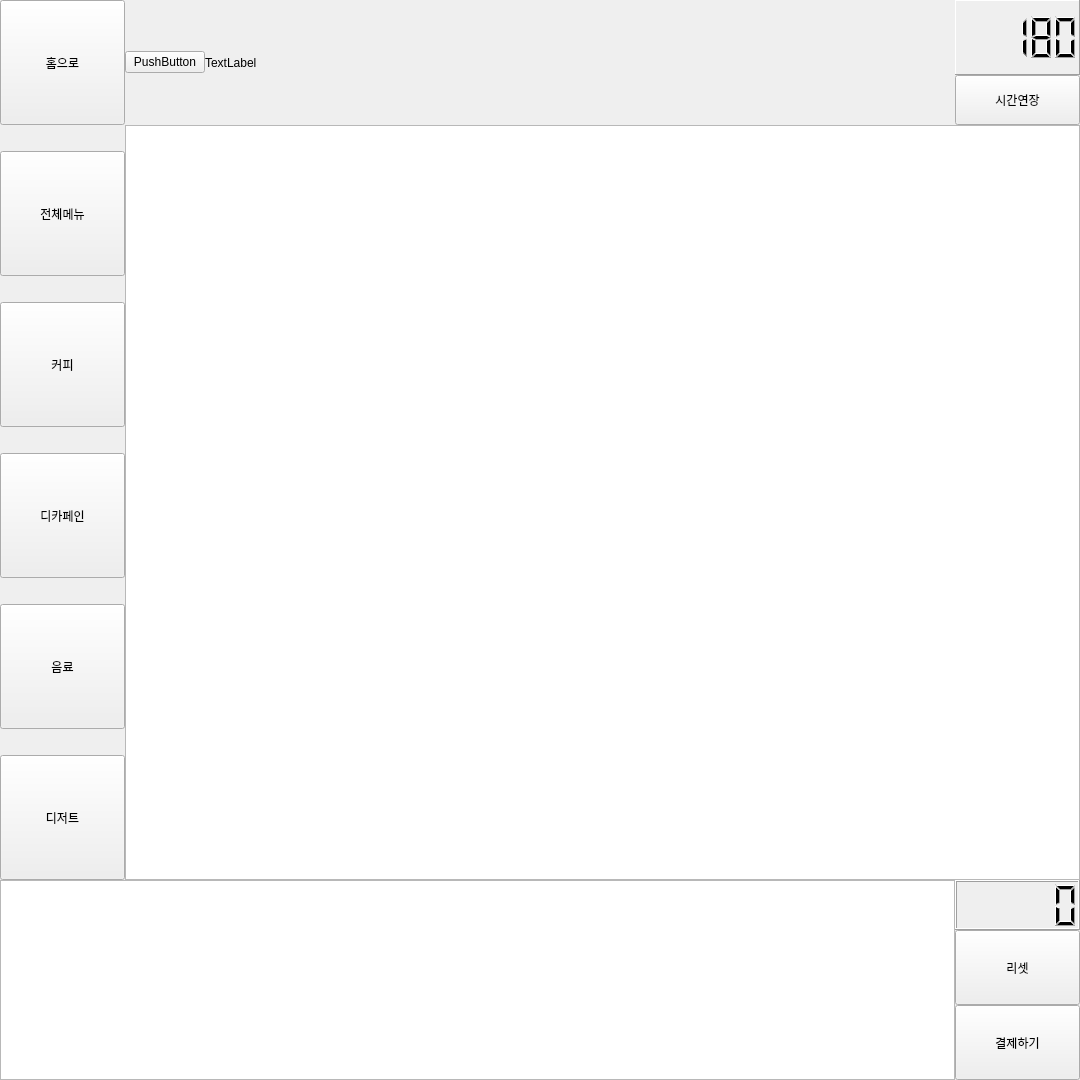
<?xml version="1.0" encoding="UTF-8"?>
<ui version="4.0">
 <class>MainWindow</class>
 <widget class="QMainWindow" name="MainWindow">
  <property name="geometry">
   <rect>
    <x>0</x>
    <y>0</y>
    <width>1080</width>
    <height>1080</height>
   </rect>
  </property>
  <property name="sizePolicy">
   <sizepolicy hsizetype="Minimum" vsizetype="Minimum">
    <horstretch>0</horstretch>
    <verstretch>0</verstretch>
   </sizepolicy>
  </property>
  <property name="minimumSize">
   <size>
    <width>1080</width>
    <height>1080</height>
   </size>
  </property>
  <property name="maximumSize">
   <size>
    <width>16777215</width>
    <height>16777215</height>
   </size>
  </property>
  <property name="windowTitle">
   <string>MainWindow</string>
  </property>
  <widget class="QWidget" name="centralwidget">
   <property name="sizePolicy">
    <sizepolicy hsizetype="Fixed" vsizetype="Fixed">
     <horstretch>0</horstretch>
     <verstretch>0</verstretch>
    </sizepolicy>
   </property>
   <layout class="QGridLayout" name="main_Layout">
    <property name="leftMargin">
     <number>0</number>
    </property>
    <property name="topMargin">
     <number>0</number>
    </property>
    <property name="rightMargin">
     <number>0</number>
    </property>
    <property name="bottomMargin">
     <number>0</number>
    </property>
    <item row="0" column="0">
     <layout class="QGridLayout" name="gridLayout">
      <item row="1" column="0">
       <widget class="QStackedWidget" name="mainPage">
        <property name="sizePolicy">
         <sizepolicy hsizetype="Fixed" vsizetype="Fixed">
          <horstretch>0</horstretch>
          <verstretch>0</verstretch>
         </sizepolicy>
        </property>
        <property name="minimumSize">
         <size>
          <width>1080</width>
          <height>1080</height>
         </size>
        </property>
        <property name="maximumSize">
         <size>
          <width>1080</width>
          <height>1080</height>
         </size>
        </property>
        <property name="currentIndex">
         <number>2</number>
        </property>
        <widget class="QWidget" name="initPage">
         <layout class="QGridLayout" name="gridLayout_5">
          <property name="leftMargin">
           <number>0</number>
          </property>
          <property name="topMargin">
           <number>0</number>
          </property>
          <property name="rightMargin">
           <number>0</number>
          </property>
          <property name="bottomMargin">
           <number>0</number>
          </property>
          <item row="0" column="0">
           <layout class="QGridLayout" name="initPage_Layout">
            <item row="0" column="0">
             <widget class="QFrame" name="topLeft">
              <property name="minimumSize">
               <size>
                <width>40</width>
                <height>40</height>
               </size>
              </property>
              <property name="maximumSize">
               <size>
                <width>40</width>
                <height>40</height>
               </size>
              </property>
              <property name="frameShape">
               <enum>QFrame::StyledPanel</enum>
              </property>
              <property name="frameShadow">
               <enum>QFrame::Raised</enum>
              </property>
             </widget>
            </item>
            <item row="1" column="1">
             <widget class="QPushButton" name="btn_toSelectPage">
              <property name="sizePolicy">
               <sizepolicy hsizetype="Maximum" vsizetype="Maximum">
                <horstretch>0</horstretch>
                <verstretch>0</verstretch>
               </sizepolicy>
              </property>
              <property name="maximumSize">
               <size>
                <width>1000</width>
                <height>1000</height>
               </size>
              </property>
              <property name="text">
               <string>시작하기</string>
              </property>
             </widget>
            </item>
            <item row="2" column="0">
             <widget class="QFrame" name="bottomLeft">
              <property name="minimumSize">
               <size>
                <width>40</width>
                <height>40</height>
               </size>
              </property>
              <property name="maximumSize">
               <size>
                <width>40</width>
                <height>40</height>
               </size>
              </property>
              <property name="frameShape">
               <enum>QFrame::StyledPanel</enum>
              </property>
              <property name="frameShadow">
               <enum>QFrame::Raised</enum>
              </property>
             </widget>
            </item>
            <item row="2" column="2">
             <widget class="QFrame" name="bottomRight">
              <property name="minimumSize">
               <size>
                <width>40</width>
                <height>40</height>
               </size>
              </property>
              <property name="maximumSize">
               <size>
                <width>40</width>
                <height>40</height>
               </size>
              </property>
              <property name="frameShape">
               <enum>QFrame::StyledPanel</enum>
              </property>
              <property name="frameShadow">
               <enum>QFrame::Raised</enum>
              </property>
             </widget>
            </item>
            <item row="0" column="2">
             <widget class="QPushButton" name="btn_quit">
              <property name="minimumSize">
               <size>
                <width>40</width>
                <height>40</height>
               </size>
              </property>
              <property name="maximumSize">
               <size>
                <width>40</width>
                <height>40</height>
               </size>
              </property>
              <property name="text">
               <string>QUIT</string>
              </property>
             </widget>
            </item>
           </layout>
          </item>
         </layout>
        </widget>
        <widget class="QWidget" name="selectPage">
         <layout class="QGridLayout" name="gridLayout_4">
          <property name="leftMargin">
           <number>0</number>
          </property>
          <property name="topMargin">
           <number>0</number>
          </property>
          <property name="rightMargin">
           <number>0</number>
          </property>
          <property name="bottomMargin">
           <number>0</number>
          </property>
          <item row="0" column="0">
           <layout class="QVBoxLayout" name="verticalLayout">
            <item>
             <widget class="QPushButton" name="btn_toDefaultMenuPage">
              <property name="sizePolicy">
               <sizepolicy hsizetype="MinimumExpanding" vsizetype="MinimumExpanding">
                <horstretch>0</horstretch>
                <verstretch>0</verstretch>
               </sizepolicy>
              </property>
              <property name="text">
               <string>일반 주문</string>
              </property>
             </widget>
            </item>
            <item>
             <widget class="QPushButton" name="btn_toVoiceOrderPage">
              <property name="sizePolicy">
               <sizepolicy hsizetype="MinimumExpanding" vsizetype="MinimumExpanding">
                <horstretch>0</horstretch>
                <verstretch>0</verstretch>
               </sizepolicy>
              </property>
              <property name="text">
               <string>음성 주문</string>
              </property>
             </widget>
            </item>
           </layout>
          </item>
         </layout>
        </widget>
        <widget class="QWidget" name="defaultMenuPage">
         <layout class="QGridLayout" name="gridLayout_3">
          <property name="leftMargin">
           <number>0</number>
          </property>
          <property name="topMargin">
           <number>0</number>
          </property>
          <property name="rightMargin">
           <number>0</number>
          </property>
          <property name="bottomMargin">
           <number>0</number>
          </property>
          <property name="spacing">
           <number>0</number>
          </property>
          <item row="1" column="3" colspan="3">
           <layout class="QHBoxLayout" name="middle_Layout">
            <property name="spacing">
             <number>0</number>
            </property>
            <item>
             <layout class="QVBoxLayout" name="catalog_List">
              <property name="spacing">
               <number>0</number>
              </property>
              <item>
               <spacer name="verticalSpacer_9">
                <property name="orientation">
                 <enum>Qt::Vertical</enum>
                </property>
                <property name="sizeHint" stdset="0">
                 <size>
                  <width>20</width>
                  <height>40</height>
                 </size>
                </property>
               </spacer>
              </item>
              <item>
               <widget class="QPushButton" name="btn_catalog_1">
                <property name="sizePolicy">
                 <sizepolicy hsizetype="Fixed" vsizetype="Fixed">
                  <horstretch>0</horstretch>
                  <verstretch>0</verstretch>
                 </sizepolicy>
                </property>
                <property name="minimumSize">
                 <size>
                  <width>125</width>
                  <height>125</height>
                 </size>
                </property>
                <property name="text">
                 <string>전체메뉴</string>
                </property>
               </widget>
              </item>
              <item>
               <spacer name="verticalSpacer">
                <property name="orientation">
                 <enum>Qt::Vertical</enum>
                </property>
                <property name="sizeHint" stdset="0">
                 <size>
                  <width>20</width>
                  <height>40</height>
                 </size>
                </property>
               </spacer>
              </item>
              <item>
               <widget class="QPushButton" name="btn_catalog_2">
                <property name="sizePolicy">
                 <sizepolicy hsizetype="Fixed" vsizetype="Fixed">
                  <horstretch>0</horstretch>
                  <verstretch>0</verstretch>
                 </sizepolicy>
                </property>
                <property name="minimumSize">
                 <size>
                  <width>125</width>
                  <height>125</height>
                 </size>
                </property>
                <property name="text">
                 <string>커피</string>
                </property>
               </widget>
              </item>
              <item>
               <spacer name="verticalSpacer_2">
                <property name="orientation">
                 <enum>Qt::Vertical</enum>
                </property>
                <property name="sizeHint" stdset="0">
                 <size>
                  <width>20</width>
                  <height>40</height>
                 </size>
                </property>
               </spacer>
              </item>
              <item>
               <widget class="QPushButton" name="btn_catalog_3">
                <property name="sizePolicy">
                 <sizepolicy hsizetype="Fixed" vsizetype="Fixed">
                  <horstretch>0</horstretch>
                  <verstretch>0</verstretch>
                 </sizepolicy>
                </property>
                <property name="minimumSize">
                 <size>
                  <width>125</width>
                  <height>125</height>
                 </size>
                </property>
                <property name="text">
                 <string>디카페인</string>
                </property>
               </widget>
              </item>
              <item>
               <spacer name="verticalSpacer_3">
                <property name="orientation">
                 <enum>Qt::Vertical</enum>
                </property>
                <property name="sizeHint" stdset="0">
                 <size>
                  <width>20</width>
                  <height>40</height>
                 </size>
                </property>
               </spacer>
              </item>
              <item>
               <widget class="QPushButton" name="btn_catalog_4">
                <property name="sizePolicy">
                 <sizepolicy hsizetype="Fixed" vsizetype="Fixed">
                  <horstretch>0</horstretch>
                  <verstretch>0</verstretch>
                 </sizepolicy>
                </property>
                <property name="minimumSize">
                 <size>
                  <width>125</width>
                  <height>125</height>
                 </size>
                </property>
                <property name="text">
                 <string>음료</string>
                </property>
               </widget>
              </item>
              <item>
               <spacer name="verticalSpacer_4">
                <property name="orientation">
                 <enum>Qt::Vertical</enum>
                </property>
                <property name="sizeHint" stdset="0">
                 <size>
                  <width>20</width>
                  <height>40</height>
                 </size>
                </property>
               </spacer>
              </item>
              <item>
               <widget class="QPushButton" name="btn_catalog_5">
                <property name="sizePolicy">
                 <sizepolicy hsizetype="Fixed" vsizetype="Fixed">
                  <horstretch>0</horstretch>
                  <verstretch>0</verstretch>
                 </sizepolicy>
                </property>
                <property name="minimumSize">
                 <size>
                  <width>125</width>
                  <height>125</height>
                 </size>
                </property>
                <property name="text">
                 <string>디저트</string>
                </property>
               </widget>
              </item>
             </layout>
            </item>
            <item>
             <widget class="QListWidget" name="menuListWidget">
              <property name="focusPolicy">
               <enum>Qt::NoFocus</enum>
              </property>
              <property name="contextMenuPolicy">
               <enum>Qt::NoContextMenu</enum>
              </property>
              <property name="autoScroll">
               <bool>false</bool>
              </property>
              <property name="editTriggers">
               <set>QAbstractItemView::NoEditTriggers</set>
              </property>
              <property name="showDropIndicator" stdset="0">
               <bool>false</bool>
              </property>
              <property name="selectionMode">
               <enum>QAbstractItemView::NoSelection</enum>
              </property>
              <property name="verticalScrollMode">
               <enum>QAbstractItemView::ScrollPerPixel</enum>
              </property>
             </widget>
            </item>
           </layout>
          </item>
          <item row="2" column="3" colspan="3">
           <layout class="QHBoxLayout" name="bottom_Layout">
            <property name="spacing">
             <number>0</number>
            </property>
            <item>
             <widget class="QListWidget" name="cartListWidget">
              <property name="editTriggers">
               <set>QAbstractItemView::NoEditTriggers</set>
              </property>
              <property name="isWrapping" stdset="0">
               <bool>false</bool>
              </property>
              <property name="resizeMode">
               <enum>QListView::Fixed</enum>
              </property>
              <property name="layoutMode">
               <enum>QListView::SinglePass</enum>
              </property>
              <property name="gridSize">
               <size>
                <width>0</width>
                <height>50</height>
               </size>
              </property>
             </widget>
            </item>
            <item>
             <layout class="QVBoxLayout" name="PricePurchase_Layout">
              <property name="spacing">
               <number>0</number>
              </property>
              <item>
               <widget class="QLCDNumber" name="lcd_Price">
                <property name="sizePolicy">
                 <sizepolicy hsizetype="Fixed" vsizetype="MinimumExpanding">
                  <horstretch>0</horstretch>
                  <verstretch>0</verstretch>
                 </sizepolicy>
                </property>
                <property name="minimumSize">
                 <size>
                  <width>125</width>
                  <height>50</height>
                 </size>
                </property>
                <property name="maximumSize">
                 <size>
                  <width>16777215</width>
                  <height>50</height>
                 </size>
                </property>
               </widget>
              </item>
              <item>
               <widget class="QPushButton" name="btn_resetShoppingCart">
                <property name="minimumSize">
                 <size>
                  <width>125</width>
                  <height>75</height>
                 </size>
                </property>
                <property name="text">
                 <string>리셋</string>
                </property>
               </widget>
              </item>
              <item>
               <widget class="QPushButton" name="btn_toCheckOrderPage">
                <property name="sizePolicy">
                 <sizepolicy hsizetype="Fixed" vsizetype="Fixed">
                  <horstretch>0</horstretch>
                  <verstretch>0</verstretch>
                 </sizepolicy>
                </property>
                <property name="minimumSize">
                 <size>
                  <width>125</width>
                  <height>75</height>
                 </size>
                </property>
                <property name="text">
                 <string>결제하기</string>
                </property>
               </widget>
              </item>
             </layout>
            </item>
           </layout>
          </item>
          <item row="0" column="3" colspan="3">
           <layout class="QHBoxLayout" name="top_Layout">
            <property name="spacing">
             <number>0</number>
            </property>
            <item>
             <layout class="QHBoxLayout" name="horizontalLayout">
              <item>
               <widget class="QPushButton" name="btn_toInitPage">
                <property name="sizePolicy">
                 <sizepolicy hsizetype="Fixed" vsizetype="Fixed">
                  <horstretch>0</horstretch>
                  <verstretch>0</verstretch>
                 </sizepolicy>
                </property>
                <property name="minimumSize">
                 <size>
                  <width>125</width>
                  <height>125</height>
                 </size>
                </property>
                <property name="text">
                 <string>홈으로</string>
                </property>
               </widget>
              </item>
              <item>
               <widget class="QPushButton" name="pushButton">
                <property name="text">
                 <string>PushButton</string>
                </property>
               </widget>
              </item>
              <item>
               <widget class="QLabel" name="label">
                <property name="sizePolicy">
                 <sizepolicy hsizetype="Expanding" vsizetype="Fixed">
                  <horstretch>0</horstretch>
                  <verstretch>0</verstretch>
                 </sizepolicy>
                </property>
                <property name="minimumSize">
                 <size>
                  <width>0</width>
                  <height>125</height>
                 </size>
                </property>
                <property name="text">
                 <string>TextLabel</string>
                </property>
               </widget>
              </item>
             </layout>
            </item>
            <item>
             <layout class="QVBoxLayout" name="verticalLayout_2">
              <property name="spacing">
               <number>0</number>
              </property>
              <property name="sizeConstraint">
               <enum>QLayout::SetDefaultConstraint</enum>
              </property>
              <item>
               <widget class="QLCDNumber" name="lcd_Timer">
                <property name="sizePolicy">
                 <sizepolicy hsizetype="Fixed" vsizetype="Fixed">
                  <horstretch>0</horstretch>
                  <verstretch>0</verstretch>
                 </sizepolicy>
                </property>
                <property name="minimumSize">
                 <size>
                  <width>125</width>
                  <height>75</height>
                 </size>
                </property>
                <property name="frameShape">
                 <enum>QFrame::Panel</enum>
                </property>
                <property name="lineWidth">
                 <number>1</number>
                </property>
                <property name="midLineWidth">
                 <number>0</number>
                </property>
                <property name="intValue" stdset="0">
                 <number>180</number>
                </property>
               </widget>
              </item>
              <item>
               <widget class="QPushButton" name="timer_addTime">
                <property name="sizePolicy">
                 <sizepolicy hsizetype="Fixed" vsizetype="Fixed">
                  <horstretch>0</horstretch>
                  <verstretch>0</verstretch>
                 </sizepolicy>
                </property>
                <property name="minimumSize">
                 <size>
                  <width>125</width>
                  <height>50</height>
                 </size>
                </property>
                <property name="text">
                 <string>시간연장</string>
                </property>
               </widget>
              </item>
             </layout>
            </item>
           </layout>
          </item>
         </layout>
        </widget>
        <widget class="QWidget" name="voiceOrderPage">
         <widget class="QTextBrowser" name="textBrowser">
          <property name="geometry">
           <rect>
            <x>9</x>
            <y>9</y>
            <width>256</width>
            <height>192</height>
           </rect>
          </property>
          <property name="html">
           <string>&lt;!DOCTYPE HTML PUBLIC &quot;-//W3C//DTD HTML 4.0//EN&quot; &quot;http://www.w3.org/TR/REC-html40/strict.dtd&quot;&gt;
&lt;html&gt;&lt;head&gt;&lt;meta name=&quot;qrichtext&quot; content=&quot;1&quot; /&gt;&lt;style type=&quot;text/css&quot;&gt;
p, li { white-space: pre-wrap; }
&lt;/style&gt;&lt;/head&gt;&lt;body style=&quot; font-family:'Gulim'; font-size:9pt; font-weight:400; font-style:normal;&quot;&gt;
&lt;p align=&quot;center&quot; style=&quot; margin-top:0px; margin-bottom:0px; margin-left:0px; margin-right:0px; -qt-block-indent:0; text-indent:0px;&quot;&gt;음성주문Page&lt;/p&gt;
&lt;p align=&quot;center&quot; style=&quot; margin-top:0px; margin-bottom:0px; margin-left:0px; margin-right:0px; -qt-block-indent:0; text-indent:0px;&quot;&gt;voiceOrderPage&lt;/p&gt;&lt;/body&gt;&lt;/html&gt;</string>
          </property>
         </widget>
         <widget class="QPushButton" name="pushButton_2">
          <property name="geometry">
           <rect>
            <x>340</x>
            <y>20</y>
            <width>151</width>
            <height>141</height>
           </rect>
          </property>
          <property name="text">
           <string/>
          </property>
         </widget>
        </widget>
       </widget>
      </item>
     </layout>
    </item>
   </layout>
  </widget>
 </widget>
 <resources/>
 <connections>
  <connection>
   <sender>pushButton_2</sender>
   <signal>clicked()</signal>
   <receiver>MainWindow</receiver>
   <slot>mainPage_toInit()</slot>
   <hints>
    <hint type="sourcelabel">
     <x>398</x>
     <y>67</y>
    </hint>
    <hint type="destinationlabel">
     <x>748</x>
     <y>101</y>
    </hint>
   </hints>
  </connection>
  <connection>
   <sender>btn_toSelectPage</sender>
   <signal>clicked()</signal>
   <receiver>MainWindow</receiver>
   <slot>mainPage_toSelect()</slot>
   <hints>
    <hint type="sourcelabel">
     <x>65</x>
     <y>18</y>
    </hint>
    <hint type="destinationlabel">
     <x>759</x>
     <y>200</y>
    </hint>
   </hints>
  </connection>
  <connection>
   <sender>btn_toInitPage</sender>
   <signal>clicked()</signal>
   <receiver>MainWindow</receiver>
   <slot>mainPage_toInit()</slot>
   <hints>
    <hint type="sourcelabel">
     <x>41</x>
     <y>41</y>
    </hint>
    <hint type="destinationlabel">
     <x>-93</x>
     <y>41</y>
    </hint>
   </hints>
  </connection>
  <connection>
   <sender>timer_addTime</sender>
   <signal>clicked()</signal>
   <receiver>MainWindow</receiver>
   <slot>add_timer()</slot>
   <hints>
    <hint type="sourcelabel">
     <x>1008</x>
     <y>81</y>
    </hint>
    <hint type="destinationlabel">
     <x>1100</x>
     <y>163</y>
    </hint>
   </hints>
  </connection>
  <connection>
   <sender>btn_quit</sender>
   <signal>clicked()</signal>
   <receiver>MainWindow</receiver>
   <slot>close()</slot>
   <hints>
    <hint type="sourcelabel">
     <x>111</x>
     <y>37</y>
    </hint>
    <hint type="destinationlabel">
     <x>1351</x>
     <y>159</y>
    </hint>
   </hints>
  </connection>
  <connection>
   <sender>btn_toVoiceOrderPage</sender>
   <signal>clicked()</signal>
   <receiver>MainWindow</receiver>
   <slot>mainPage_toVoice()</slot>
   <hints>
    <hint type="sourcelabel">
     <x>99</x>
     <y>29</y>
    </hint>
    <hint type="destinationlabel">
     <x>701</x>
     <y>509</y>
    </hint>
   </hints>
  </connection>
  <connection>
   <sender>btn_toDefaultMenuPage</sender>
   <signal>clicked()</signal>
   <receiver>MainWindow</receiver>
   <slot>mainPage_toDefault()</slot>
   <hints>
    <hint type="sourcelabel">
     <x>99</x>
     <y>12</y>
    </hint>
    <hint type="destinationlabel">
     <x>736</x>
     <y>194</y>
    </hint>
   </hints>
  </connection>
  <connection>
   <sender>pushButton</sender>
   <signal>clicked()</signal>
   <receiver>MainWindow</receiver>
   <slot>btnTEST()</slot>
   <hints>
    <hint type="sourcelabel">
     <x>165</x>
     <y>60</y>
    </hint>
    <hint type="destinationlabel">
     <x>-53</x>
     <y>84</y>
    </hint>
   </hints>
  </connection>
 </connections>
 <slots>
  <slot>mainPage_toInit()</slot>
  <slot>mainPage_toSelect()</slot>
  <slot>mainPage_toDefault()</slot>
  <slot>mainPage_toVoice()</slot>
  <slot>popup_checkOrder()</slot>
  <slot>add_timer()</slot>
  <slot>menu1_Clicked()</slot>
  <slot>btn_MenuPrev()</slot>
  <slot>btn_MenuNext()</slot>
  <slot>btn_Menu(ALL)</slot>
  <slot>btn_MenuALL()</slot>
  <slot>btn_MenuCoffee()</slot>
  <slot>btn_MenuDeCaffeine()</slot>
  <slot>btn_MenuDrinks()</slot>
  <slot>btn_MenuDessert()</slot>
  <slot>btnTEST()</slot>
  <slot>btnTEST2()</slot>
  <slot>btn_listWidgetClear()</slot>
 </slots>
</ui>
